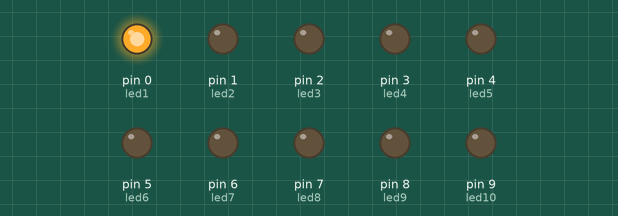
This sketch was run on a simulated Arduino Uno, built with avr-gcc and run on an emulated ATmega328P. Parts: output pins drawn as LEDs (lit = HIGH).

Above: at 0.05 s.
At 0.55 s:
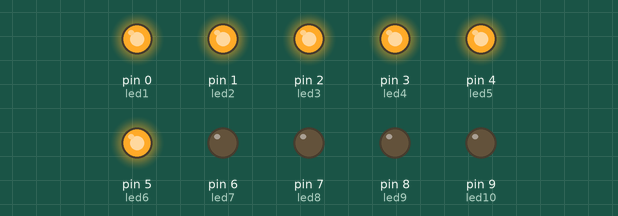
At 0.85 s:
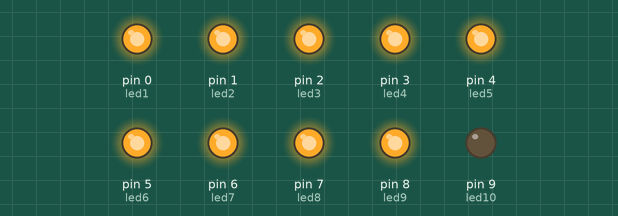
At 1.15 s:
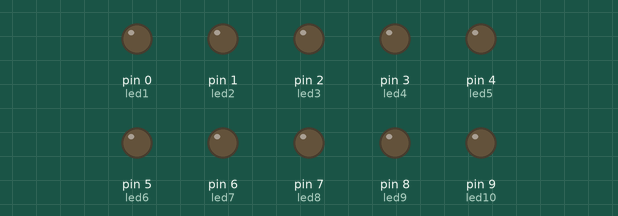
At 1.95 s:
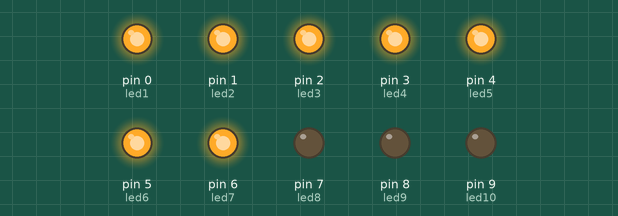
At 2.85 s:
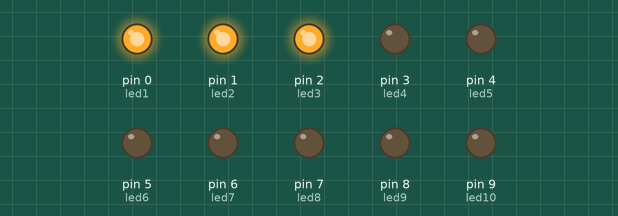
Timing chart, 0 to 3.1 s (numbered marks = the images above):
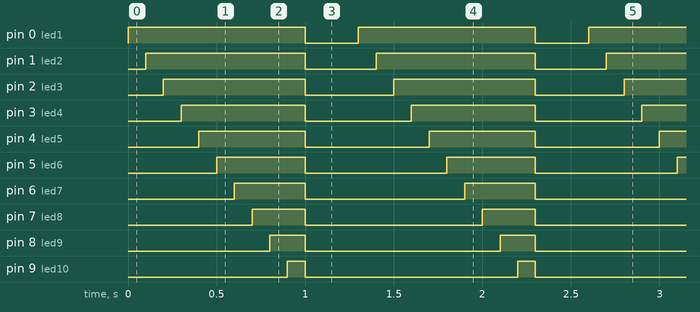

The sketch:

guia_manejo_digital2.ino
```cpp
//Prender una seria de 10 led comunes en una secuencia de escalera.

#define led1  0
#define led2  1
#define led3  2
#define led4  3
#define led5  4
#define led6  5
#define led7  6
#define led8  7
#define led9  8
#define led10 9

void setup()
{
   pinMode(led1, OUTPUT);
   pinMode(led2, OUTPUT);
   pinMode(led3, OUTPUT);
   pinMode(led4, OUTPUT);
   pinMode(led5, OUTPUT);
   pinMode(led6, OUTPUT);
   pinMode(led7, OUTPUT);
   pinMode(led8, OUTPUT);
   pinMode(led9, OUTPUT);
   pinMode(led10, OUTPUT);
}

void loop()
{
  digitalWrite(led1, HIGH);
  delay(100);

  digitalWrite(led2, HIGH);
  delay(100);

  digitalWrite(led3, HIGH);
  delay(100);

  digitalWrite(led4, HIGH);
  delay(100);

  digitalWrite(led5, HIGH);
  delay(100);

  digitalWrite(led6, HIGH);
  delay(100);

  digitalWrite(led7, HIGH);
  delay(100);

  digitalWrite(led8, HIGH);
  delay(100);

  digitalWrite(led9, HIGH);
  delay(100);

  digitalWrite(led10, HIGH);
  delay(100);


  digitalWrite(led1, LOW);
  digitalWrite(led2, LOW);
  digitalWrite(led3, LOW);
  digitalWrite(led4, LOW);
  digitalWrite(led5, LOW);
  digitalWrite(led6, LOW);
  digitalWrite(led7, LOW);
  digitalWrite(led8, LOW);
  digitalWrite(led9, LOW);
  digitalWrite(led10, LOW);
  delay(300);

}
```

Measured:
- by itself, pin 0 (led1): alternates HIGH for 1.0 s and LOW for 0.30 s
- by itself, pin 1 (led2): alternates HIGH for 0.90 s and LOW for 0.40 s
- by itself, pin 2 (led3): alternates HIGH for 0.80 s and LOW for 0.50 s
- by itself, pin 3 (led4): alternates HIGH for 0.70 s and LOW for 0.60 s
- by itself, pin 4 (led5): alternates HIGH for 0.60 s and LOW for 0.70 s
- by itself, pin 5 (led6): alternates HIGH for 0.50 s and LOW for 0.80 s
- by itself, pin 6 (led7): alternates HIGH for 0.40 s and LOW for 0.90 s
- by itself, pin 7 (led8): alternates HIGH for 0.30 s and LOW for 1.0 s
